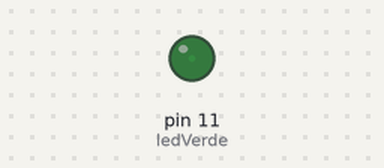
The sketch below on a simulated Arduino Uno, built with avr-gcc and run on an emulated ATmega328P. Shown: output pins drawn as LEDs (lit = HIGH).

Above: at 0.05 s.
At 1.15 s:
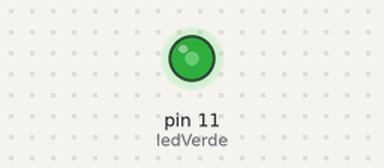
At 2.3 s:
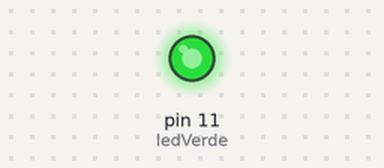
At 4.6 s:
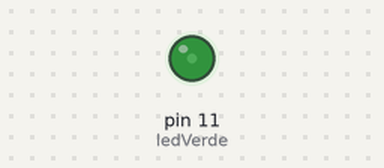
Timing chart, 0 to 8.0 s (numbered marks = the images above):
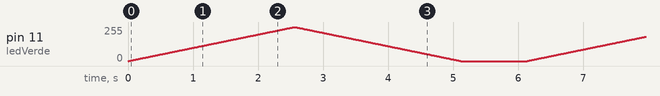

The sketch:

05-brillo-led.ino
```cpp
// Brillo LED: el LED verde se enciende y se apaga poco a poco

const int ledVerde = 11;  // LED verde conectado al pin 11

const int espera = 10;  // tiempo entre un brillo y el siguiente, en milisegundos

void setup() {
  pinMode(ledVerde, OUTPUT);  // el LED es una salida
}

void loop() {
  // encendido gradual: el brillo sube de 0 a 255
  for (int brillo = 0; brillo <= 255; brillo = brillo + 1) {
    analogWrite(ledVerde, brillo);
    delay(espera);
  }

  // apagado gradual: el brillo baja de 255 a 0
  for (int brillo = 255; brillo >= 0; brillo = brillo - 1) {
    analogWrite(ledVerde, brillo);
    delay(espera);
  }

  delay(1000);  // espera 1 segundo con el LED apagado
}
```
